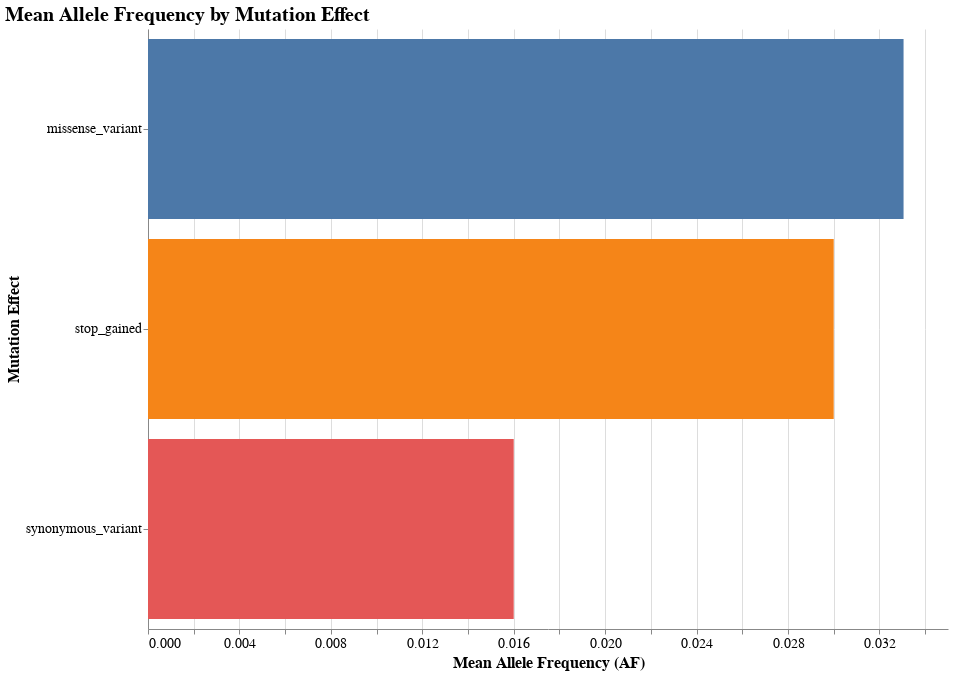
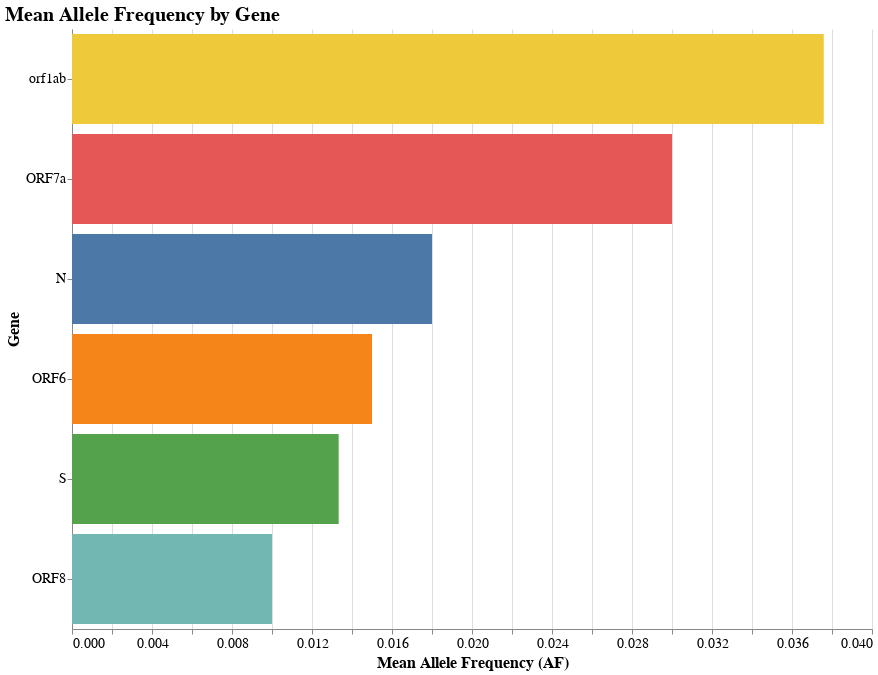

Notebook source saved alongside these figures, in order:
### Code cell
data = pd.read_csv("../data/combined_variants_long_table.csv")


filtered_data = data[
    (data['FILTER'] == 'PASS') & 
    (data['REF'].isin(['A', 'T', 'C', 'G'])) &
    (data['ALT'].isin(['A', 'T', 'C', 'G']))
]


effect_means = filtered_data.groupby('EFFECT')['AF'].mean().reset_index()
effect_means = effect_means.sort_values(by='AF', ascending=False)

gene_means = filtered_data.groupby('GENE')['AF'].mean().reset_index()
gene_means = gene_means.sort_values(by='AF', ascending=False)

# make plot - mean AF by mutation effect 
effect_chart = alt.Chart(effect_means).mark_bar().encode(
    x=alt.X('AF:Q', title='Mean Allele Frequency (AF)', axis=alt.Axis(grid=True)),
    y=alt.Y('EFFECT:N', sort='-x', title='Mutation Effect'),
    color=alt.Color('EFFECT:N', legend=None)
).properties(
    title='Mean Allele Frequency by Mutation Effect',
    width=800,
    height=600
).configure_axis(
    labelFontSize=14,
    titleFontSize=16,
    labelFont='Arial',
    titleFont='Arial'
).configure_title(
    fontSize=20,
    font='Arial',
    anchor='start',
    fontWeight='bold'
).configure_view(
    strokeOpacity=0
)

# make plot - mean AF by gene 
gene_chart = alt.Chart(gene_means).mark_bar().encode(
    x=alt.X('AF:Q', title='Mean Allele Frequency (AF)', axis=alt.Axis(grid=True)),
    y=alt.Y('GENE:N', sort='-x', title='Gene'),
    color=alt.Color('GENE:N', legend=None)
).properties(
    title='Mean Allele Frequency by Gene',
    width=800,
    height=600
).configure_axis(
    labelFontSize=14,
    titleFontSize=16,
    labelFont='Arial',
    titleFont='Arial'
).configure_title(
    fontSize=20,
    font='Arial',
    anchor='start',
    fontWeight='bold'
).configure_view(
    strokeOpacity=0
)



# Display the charts
effect_chart.display()
gene_chart.display()

### Figure 1 — Vega-Lite specification as saved in the notebook (floating-point values rounded to 4 significant figures)
{"$schema": "https://vega.github.io/schema/vega-lite/v5.17.0.json", "config": {"axis": {"labelFont": "Arial", "labelFontSize": 14, "titleFont": "Arial", "titleFontSize": 16}, "title": {"anchor": "start", "font": "Arial", "fontSize": 20, "fontWeight": "bold"}, "view": {"continuousHeight": 300, "continuousWidth": 300, "strokeOpacity": 0}}, "data": {"name": "data-ec8099515f3d97da8cc2b2ff73535eba"}, "datasets": {"data-ec8099515f3d97da8cc2b2ff73535eba": [{"AF": 0.03306, "EFFECT": "missense_variant"}, {"AF": 0.03, "EFFECT": "stop_gained"}, {"AF": 0.016, "EFFECT": "synonymous_variant"}]}, "encoding": {"color": {"field": "EFFECT", "legend": null, "type": "nominal"}, "x": {"axis": {"grid": true}, "field": "AF", "title": "Mean Allele Frequency (AF)", "type": "quantitative"}, "y": {"field": "EFFECT", "sort": "-x", "title": "Mutation Effect", "type": "nominal"}}, "height": 600, "mark": {"type": "bar"}, "title": "Mean Allele Frequency by Mutation Effect", "width": 800}

### Figure 2 — Vega-Lite specification as saved in the notebook (floating-point values rounded to 4 significant figures)
{"$schema": "https://vega.github.io/schema/vega-lite/v5.17.0.json", "config": {"axis": {"labelFont": "Arial", "labelFontSize": 14, "titleFont": "Arial", "titleFontSize": 16}, "title": {"anchor": "start", "font": "Arial", "fontSize": 20, "fontWeight": "bold"}, "view": {"continuousHeight": 300, "continuousWidth": 300, "strokeOpacity": 0}}, "data": {"name": "data-e26553ec43d683d4b66d6a5cb483e6c4"}, "datasets": {"data-e26553ec43d683d4b66d6a5cb483e6c4": [{"AF": 0.03759, "GENE": "orf1ab"}, {"AF": 0.03, "GENE": "ORF7a"}, {"AF": 0.018, "GENE": "N"}, {"AF": 0.015, "GENE": "ORF6"}, {"AF": 0.01333, "GENE": "S"}, {"AF": 0.01, "GENE": "ORF8"}]}, "encoding": {"color": {"field": "GENE", "legend": null, "type": "nominal"}, "x": {"axis": {"grid": true}, "field": "AF", "title": "Mean Allele Frequency (AF)", "type": "quantitative"}, "y": {"field": "GENE", "sort": "-x", "title": "Gene", "type": "nominal"}}, "height": 600, "mark": {"type": "bar"}, "title": "Mean Allele Frequency by Gene", "width": 800}
